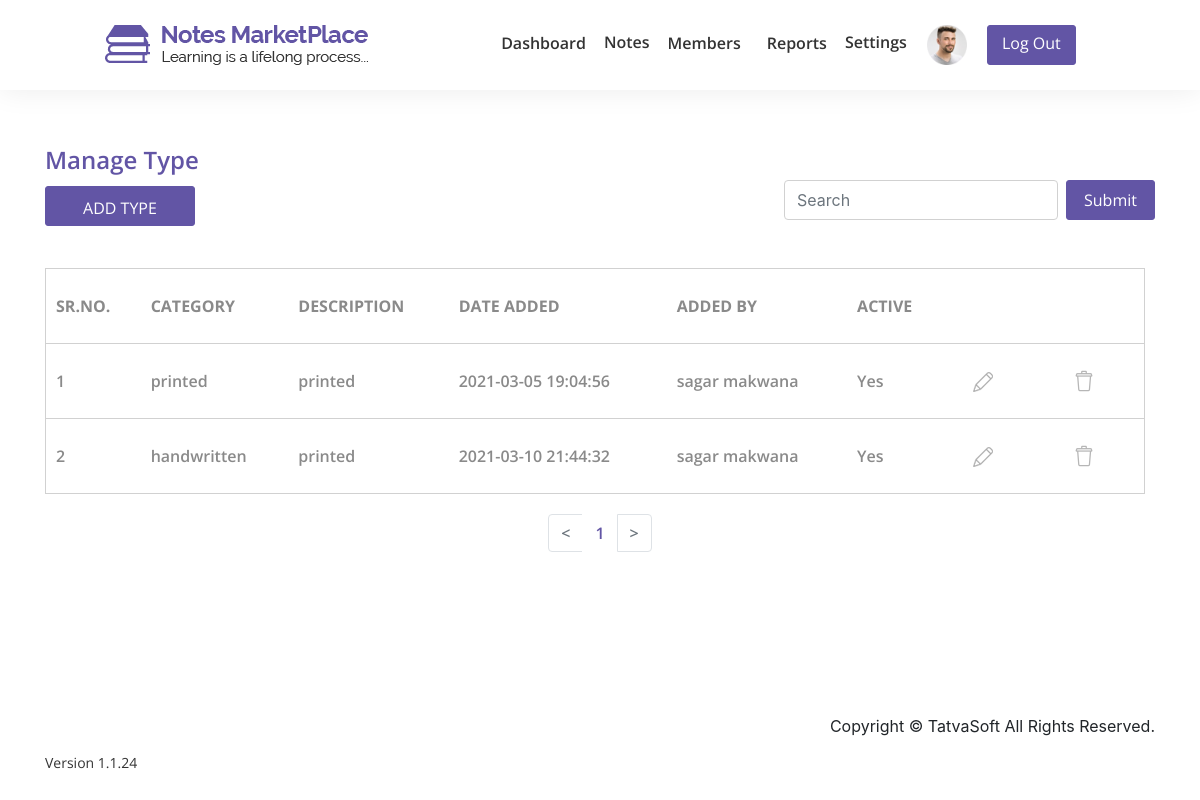
/notesmarketplace/admin/manage_type.php (signed in), run on the app's committed database.
### tables this page shows
CREATE TABLE `userprofile` (
  `ID` int(11) NOT NULL,
  `UserID` int(11) NOT NULL,
  `DOB` datetime DEFAULT NULL,
  `Gender` int(11) DEFAULT NULL,
  `SecondaryEmailAddress` varchar(100) DEFAULT NULL,
  `PhoneNumber_CountryCode` varchar(5) NOT NULL,
  `PhoneNumber` varchar(20) NOT NULL,
  `ProfilePicture` varchar(500) DEFAULT NULL,
  `AddressLine1` varchar(100) NOT NULL,
  `AddressLine2` varchar(100) NOT NULL,
  `City` varchar(50) NOT NULL,
  `State` varchar(50) NOT NULL,
  `ZipCode` varchar(50) NOT NULL,
  `Country` varchar(50) NOT NULL,
  `University` varchar(100) DEFAULT NULL,
  `College` varchar(100) DEFAULT NULL,
  `CreatedDate` datetime DEFAULT current_timestamp(),
  `CreatedBy` int(11) DEFAULT NULL,
  `ModifiedDate` datetime DEFAULT NULL,
  `ModifiedBy` int(11) DEFAULT NULL
);

CREATE TABLE `notetypes` (
  `ID` int(11) NOT NULL,
  `Name` varchar(100) NOT NULL,
  `Description` varchar(255) NOT NULL,
  `CreatedDate` datetime DEFAULT current_timestamp(),
  `CreatedBy` int(11) DEFAULT NULL,
  `ModifiedDate` datetime DEFAULT NULL,
  `ModifiedBy` int(11) DEFAULT NULL,
  `IsActive` bit(1) NOT NULL DEFAULT b'1'
);

CREATE TABLE `users` (
  `ID` int(11) NOT NULL,
  `RoleID` int(11) NOT NULL,
  `FirstName` varchar(50) NOT NULL,
  `LastName` varchar(50) NOT NULL,
  `EmailID` varchar(100) NOT NULL,
  `Password` varchar(24) NOT NULL,
  `IsEmailVerified` bit(1) NOT NULL DEFAULT b'0',
  `CreatedDate` datetime DEFAULT current_timestamp(),
  `CreatedBy` int(11) DEFAULT NULL,
  `ModifiedDate` datetime DEFAULT NULL,
  `ModifiedBy` int(11) DEFAULT NULL,
  `IsActive` bit(1) DEFAULT b'1',
  `vkey` varchar(255) DEFAULT ''
);

### notesmarketplace/admin/manage_type.php (the view, shortened to what this page needs)
<?php
include"../includes/database.php";
?>
<?php
if(!isset($_SESSION['user_id'])){
?>
<script>
    location.replace('../login.php');
</script>
<?php
}else{
    $user_id = $_SESSION['user_id'];
}
?>
<?php
$admin = "SELECT * FROM userprofile WHERE UserID = $user_id AND ProfilePicture IS NOT NULL";
$admin_info = mysqli_query($connection,$admin);
    $adm = mysqli_fetch_assoc($admin_info);
if(mysqli_num_rows($admin_info) != 0){
    $profile = $adm['ProfilePicture'];
}
?>
<!DOCTYPE html>
<html lang="en">
<head>
    <link rel="stylesheet" href="css/font-awesome/css/font-awesome.min.css">
    <link rel="stylesheet" href="css/bootstrap/bootstrap.min.css">
    <link rel="stylesheet" href="css/dash.css">
    <link rel="stylesheet" href="css/nav.css">
    <link rel="stylesheet" href="css/preloader.css">
</head>
<body>
    <header>
        <div class="container">
            <nav class="navbar navbar-expand-lg navbar-light fixed-top">
                <div class="collapse navbar-collapse " id="navbarTogglerDemo01">
                    <div class="container">
                        <a class="navbar-brand float-left" href="#"><img src="../img/logo.png" class="img-fluid"></a>
                        <ul class="navbar-nav mr-auto mt-2 mt-lg-0 ml-auto">
                            <li class="nav-item"><a class="nav-link" href="<?php if(isset($user_id)){ echo 'dashboard.php?user_id='.$user_id;}else {echo 'dashboard.php';}?>">Dashboard</a></li>
                            <li class="nav-item note-dropdown">
                                <div class="dropdown show">
                                    <a class="note-dropdown" href="#" role="" id="dropdownMenuLink" data-toggle="dropdown" aria-haspopup="true" aria-expanded="false">
                                        Notes
                                    </a>
                                </div>
                            </li>
                            <li class="nav-item"><a class="nav-link" href="members.php">Members</a> </li>
                            <li class="nav-item"><a class="nav-link" href="spam_reports.php">Reports</a></li>
                             <li class="nav-item note-dropdown">
                             <div class="dropdown show">
                                    <a class="note-dropdown" href="#" role="" id="dropdownMenuLink" data-toggle="dropdown" aria-haspopup="true" aria-expanded="false" >
                                      Settings
                                    </a>
                                </div>
                            </li>
                            <li class="nav-item ">
                                <div class="dropdown show">
                                    <a class="" href="#" role="" id="dropdownMenu" data-toggle="dropdown" aria-haspopup="true" aria-expanded="false">
                                        <?php
                                       if(isset($profile)){
                                           ?>
                                        <img class="profile" src="<?php if(isset($profile)){ echo $profile; }?>" alt="">
                                        <?php
                                       }else{
                                          ?>
                                        <img class="profile" src="../img/images/user-l.jpg" alt="">
                                        <?php } ?>
                                    </a>
                                </div>
                            </li>
                            <li class="nav-item"><a class="btn btn-primary" href="../logout.php" role="button">Log Out</a></li>
                        </ul>
                    </div>
                </div>
            </nav>
        </div>
    </header>
    <section id="progress-notes">
        <div class="content-box-lg">
            <div class="container">
                <div class="table-title row">
                    <div class="col-6">
                        <p>Manage Type</p>
                        <a class="btn btn-primary" href="add_type.php" role="button" style="" id="admin">ADD TYPE</a>
                    </div>
                    <div class="col-6">
                        <form class="form-inline" method="post">
                            <input type="text" class="form-control mb-2 mr-sm-2" id="inlineFormInputName2" placeholder="Search" name="search">
                            <button type="submit" class="btn btn-primary mb-2" name="submit">Submit</button>
                        </form>
                    </div>
                </div>
                <div class="table-responsive">
                    <table class="progres">
                        <tr>
                            <th>SR.NO.</th>
                            <th>CATEGORY</th>
                            <th>DESCRIPTION</th>
                            <th>DATE ADDED</th>
                            <th>ADDED BY</th>
                            <th> ACTIVE</th>
                            <th></th>
                            <th></th>
                        </tr>
                        <?php
                         if(isset($_GET['page'])){
                            $page = $_GET['page'];
                            $page =mysqli_real_escape_string($connection,$page);
                            $page = htmlentities($page);
                            }
                            else{
                                $page = 1;
                            }
                            $num_per_page = 5;
                            $start_from = ($page-1) * $num_per_page;
                             if(isset($_POST['submit'])){
                                $search = $_POST['search'];
                                 $query = "SELECT * FROM notetypes WHERE IsActive = 1 AND FirstName LIKE '{$search}%' OR LastName LIKE '{$search}%' ";
                             }
                            else{
                            $query = "SELECT * FROM notetypes WHERE IsActive = 1";
                            }
                          $cat = mysqli_query($connection,$query);
                          $total_records = mysqli_num_rows($cat);
                         $total_pages = ceil($total_records / $num_per_page);
                        $i=1;
                        $srno = 0;
                        while($row = mysqli_fetch_assoc($cat)){
                            $srno++;
                            $id = $row['ID'];
                             $name = $row['Name'];
                             $des = $row['Description'];
                            $u = $row['CreatedBy'];
                            $user = "SELECT * FROM users WHERE ID = $u";
                            $u_query = mysqli_query($connection,$user);
                            $user_detail = mysqli_fetch_assoc($u_query);
                            $createdby =$user_detail['FirstName'].' '.$user_detail['LastName'];
                            $date = $row['CreatedDate'];
                            if($isactive = 1){
                                $active = 'Yes';
                            }else{
                                $active = 'No';
                            }
                            if($start_from<$i){
                    ?>
                        <tr>
                            <td><?php echo $srno; ?></td>
                            <td><?php echo $name; ?></td>
                            <td><?php echo $des; ?></td>
                            <td><?php echo $date; ?></td>
                            <td><?php echo $createdby; ?></td>
                            <td><?php echo $active; ?></td>
                             <td>
                                <a class="" href="add_type.php?edit=<?php echo $id; ?>" >
                                    <div class="dots">
                                        <img src="../img/images/edit.png">
                                    </div>
                                </a>
                            </td>
                            <td>
                                <a class="" data-toggle="modal" data-target="#p<?php echo $srno; ?>">
                                    <div class="dots">
                                        <img src="../img/images/delete.png">
                                    </div>
                                </a>
                            </td>
                        </tr>
                        <?php
                        }
                             $i++;
                        }
                    ?>
                    </table>
                </div>
                <nav aria-label="Page navigation example" id="pagination" style="margin-top : 20px;">
                    <ul class="pagination d-flex justify-content-center">
                        <li class="page-item  <?php if($page == 1){ echo 'disabled'; }?>">
                            <a class="page-link" href="dashboard.php?page=<?php echo $page-1; ?>" aria-label="Previous">
                                <span aria-hidden="true">&#60;</span>
                            </a>
                        </li>
                        <?php
                            for($i=1;$i<=$total_pages;$i++){
                        ?>
                        <li class="page-item">
                            <a class="page-link <?php if($page == $i) { echo 'active'; }?>" href="dashboard.php?page=<?php echo $i ; ?>"><?php echo $i ;?></a>
                        </li>
                        <?php
                            }
                        ?>
                        <li class="page-item <?php if($page == $total_pages){ echo 'disabled'; }?>">
                            <a class="page-link" href="dashboard.php?page=<?php echo $page-1; ?>" aria-label="Next">
                                <span aria-hidden="true">&#62;</span>
                            </a>
                        </li>
                    </ul>
                </nav>
            </div>
        </div>
    </section>
    <br><br><br><br>
    <footer>
        <div class="container">
            <div class="row">
                <div class="col-md-6 col-sm-8 foot-text text-left">
                    <p>Version 1.1.24</p>
                </div>
                <div class="col-md-6 col-sm-4 foot-icon col-sm-4 text-right">
                    <p>Copyright &copy; TatvaSoft All Rights Reserved.</p>
                </div>
            </div>
        </div>
    </footer>
</body>
</html>

### notesmarketplace/admin/css/dash.css (style rules this page uses)
.form-inline { float: right; }
.form-control { border: 1px solid #d1d1d1; }
.profile { padding: 0px 10px; }
.content-box-lg { padding: 50px 0; }
a { color: #333333; font-family: "Open Sans"; font-size: 16px; font-weight: 600; line-height: 20px; }
.btn-primary { color: #fff; background-color: #6255a5; border-color: #6255a5; width: 89px; border-radius: 3px; font-family: "Open Sans"; font-size: 16px; line-height: 22px; }
.progres { margin-top: 40px; border: 1px solid #d1d1d1; width: 1100px; }
.progres tr { border: 1px solid #d1d1d1; height: 75px; font-family: "Open Sans"; font-weight: 600; font-size: 16px; color: #8a8a8a; }
.progres th,td { padding: 5px 10px; }
.table-title p { position: absolute; font-family: "Open Sans"; font-weight: 600; font-size: 24px; color: #6255a5; line-height: 20px; }
.pagination > li > a, .pagination > li > span { border: 1px solid white; color: #6255a5; }

### notesmarketplace/admin/css/nav.css (style rules this page uses)
.profile { padding: 0px 10px; }
.content-box-lg { padding: 50px 0; }
.note-dropdown { padding-top: 5px; }
.collapse { padding: 10px 0; }
.nav-item { padding-right: 5px; padding-left: 5px; }
.navbar-light .navbar-nav .nav-link { color: #333333; font-family: "Open Sans"; font-size: 16px; font-weight: 600; line-height: 20px; }
.nav-item img { height: 40px; width: 60px; }
.navbar { padding: 10px 0 10px 0; background-color: white; padding-left: 90px; box-shadow: 0px 0px 30px 0px rgba(0, 0, 0, 0.08); }
a { color: #333333; font-family: "Open Sans"; font-size: 16px; font-weight: 600; line-height: 20px; }
.dots img { padding:0 20px; }

### notesmarketplace/admin/manage_type.php (style rules this page uses)
.form-control, .btn, #month { height: 40px; }
#progress-notes { margin-top: 100px; }
.col-6 p { position: relative; }
.form-inline { margin-top: 30px; }
#admin { width: 150px; padding-top: 10px; }
.foot-text p { margin: 40px 0; font-family: 'Open Sans', sans-serif; font-size: 14px; font-weight: 400; line-height: 18px; color: #333333; }

### data on the page
userprofile: ProfilePicture (picture)
notetypes: Name "printed", Description "printed", CreatedDate "2021-03-05 19:04:56", users.FirstName+LastName "sagar makwana", active "Yes"
notetypes: Name "handwritten", Description "printed", CreatedDate "2021-03-10 21:44:32", users.FirstName+LastName "sagar makwana", active "Yes"
